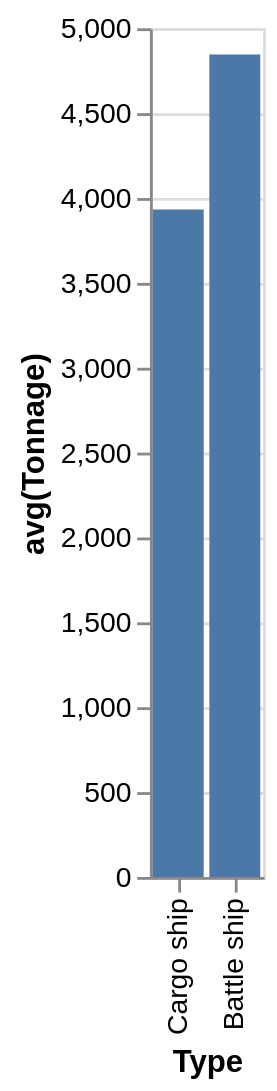

The Vega-Lite source for this figure:
### Vega-Lite specification from a JSON file in a GitHub repository (floating-point values rounded to 4 significant figures)
{"data": {"values": [{"x_data": "Cargo ship", "y_data": 3932.0}, {"x_data": "Battle ship", "y_data": 4845}]}, "mark": "bar", "encoding": {"x": {"field": "x_data", "type": "nominal", "title": "Type", "sort": {"op": "sum", "field": "y_data", "order": "ascending"}}, "y": {"field": "y_data", "type": "quantitative", "title": "avg(Tonnage)"}}}
